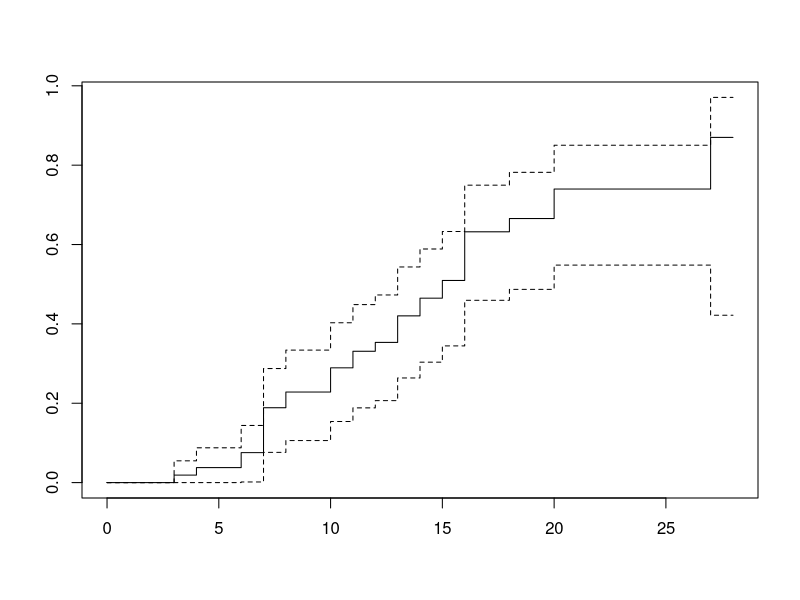

Generate this figure with R:
library(tidyverse)

d <- read_csv("data/data-fig-2.csv")

dat_long <- d %>%
  pivot_longer(day_1:day_36) %>%
  mutate(day_oxy = as.numeric(gsub("day_", "", name))) %>%
  select(-name)

dat_long <- dat_long %>%
  filter(!is.na(value)) %>%
  group_by(patient) %>%
  mutate(first = first(value),
         last = last(value),
         improve = first >= last + 2 | event == "discharged") %>%
  ungroup()

dat_long %>%
  filter(improve) %>%
  group_by(patient) %>%
  mutate(improve1 = first >= value + 2) %>%
  filter(improve1) %>%
  mutate(t = first(day_oxy),
         event = 1) %>%
  slice(1) %>%
  ungroup() %>%
  select(patient, t, event) -> events_improved

dat_long %>%
  filter(improve) %>%
  anti_join(events_improved, by = "patient") %>%
  group_by(patient) %>%
  mutate(t = day,
         event = 1) %>%
  slice(1) %>%
  ungroup() %>%
  select(patient, t, event) -> events_discharged
  

dat_long %>%
  filter(!improve) %>%
  distinct(patient, day) %>%
  mutate(event = 0) %>%
  select(patient, t = day, event) -> non_events

data <- bind_rows(events_improved, events_discharged, non_events)

library(survival)

x <- survfit(Surv(time = data$t, event = data$event) ~ 1, data = data)
plot(x, fun = "event")
library(cmprsk)
s <- cuminc(data$t, data$event)
